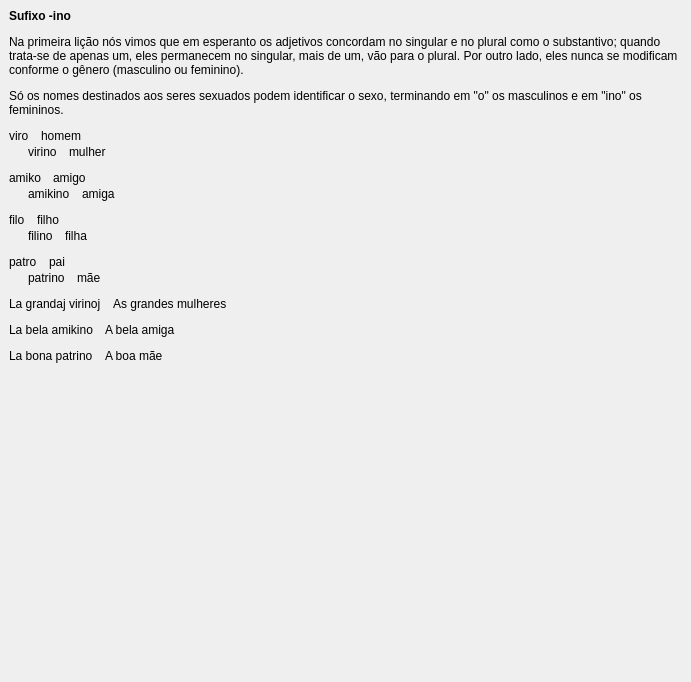
         <widget class="QWidget" name="scrollAreaWidgetContents">
          <property name="geometry">
           <rect>
            <x>0</x>
            <y>0</y>
            <width>691</width>
            <height>682</height>
           </rect>
          </property>
          <layout class="QVBoxLayout" name="verticalLayout_8">
           <property name="spacing">
            <number>12</number>
           </property>
           <property name="leftMargin">
            <number>9</number>
           </property>
           <property name="topMargin">
            <number>9</number>
           </property>
           <property name="rightMargin">
            <number>9</number>
           </property>
           <property name="bottomMargin">
            <number>9</number>
           </property>
           <item>
            <widget class="titolo" name="Lec02_Label131">
             <property name="sizePolicy">
              <sizepolicy hsizetype="Preferred" vsizetype="Maximum">
               <horstretch>0</horstretch>
               <verstretch>0</verstretch>
              </sizepolicy>
             </property>
             <property name="font">
              <font>
               <weight>75</weight>
               <bold>true</bold>
              </font>
             </property>
             <property name="text">
              <string>Sufixo -ino</string>
             </property>
             <property name="scaledContents">
              <bool>false</bool>
             </property>
             <property name="wordWrap">
              <bool>true</bool>
             </property>
            </widget>
           </item>
           <item>
            <widget class="QLabel" name="Lec02_Label132">
             <property name="sizePolicy">
              <sizepolicy hsizetype="Preferred" vsizetype="Minimum">
               <horstretch>0</horstretch>
               <verstretch>0</verstretch>
              </sizepolicy>
             </property>
             <property name="text">
              <string>Na primeira lição nós vimos que em esperanto os adjetivos concordam no singular e no plural como o substantivo; quando trata-se de apenas um, eles permanecem no singular, mais de um, vão para o plural. Por outro lado, eles nunca se modificam conforme o gênero (masculino ou feminino).</string>
             </property>
             <property name="scaledContents">
              <bool>false</bool>
             </property>
             <property name="wordWrap">
              <bool>true</bool>
             </property>
            </widget>
           </item>
           <item>
            <widget class="QLabel" name="Lec02_Label133">
             <property name="sizePolicy">
              <sizepolicy hsizetype="Preferred" vsizetype="Minimum">
               <horstretch>0</horstretch>
               <verstretch>0</verstretch>
              </sizepolicy>
             </property>
             <property name="text">
              <string>Só os nomes destinados aos seres sexuados podem identificar o sexo, terminando em &quot;o&quot; os masculinos e em &quot;ino&quot; os femininos.</string>
             </property>
             <property name="scaledContents">
              <bool>false</bool>
             </property>
             <property name="wordWrap">
              <bool>true</bool>
             </property>
            </widget>
           </item>
           <item>
            <layout class="QVBoxLayout" name="verticalLayout_49">
             <property name="spacing">
              <number>12</number>
             </property>
             <item>
              <layout class="QVBoxLayout" name="verticalLayout_45">
               <property name="spacing">
                <number>2</number>
               </property>
               <item>
                <layout class="QHBoxLayout" name="horizontalLayout_130">
                 <property name="spacing">
                  <number>12</number>
                 </property>
                 <item>
                  <widget class="klakbutono_nova" name="Lec02_Button254">
                   <property name="maximumSize">
                    <size>
                     <width>16777215</width>
                     <height>16777215</height>
                    </size>
                   </property>
                   <property name="text">
                    <string>viro</string>
                   </property>
                  </widget>
                 </item>
                 <item>
                  <widget class="QLabel" name="Lec02_Label11">
                   <property name="sizePolicy">
                    <sizepolicy hsizetype="Expanding" vsizetype="Preferred">
                     <horstretch>0</horstretch>
                     <verstretch>0</verstretch>
                    </sizepolicy>
                   </property>
                   <property name="text">
                    <string>homem</string>
                   </property>
                   <property name="scaledContents">
                    <bool>false</bool>
                   </property>
                   <property name="wordWrap">
                    <bool>true</bool>
                   </property>
                  </widget>
                 </item>
                </layout>
               </item>
               <item>
                <layout class="QHBoxLayout" name="horizontalLayout_131">
                 <property name="spacing">
                  <number>12</number>
                 </property>
                 <item>
                  <widget class="label_sago_reversa" name="label_22">
                   <property name="sizePolicy">
                    <sizepolicy hsizetype="Maximum" vsizetype="Preferred">
                     <horstretch>0</horstretch>
                     <verstretch>0</verstretch>
                    </sizepolicy>
                   </property>
                   <property name="maximumSize">
                    <size>
                     <width>16777215</width>
                     <height>16777215</height>
                    </size>
                   </property>
                   <property name="text">
                    <string/>
                   </property>
                   <property name="pixmap">
                    <pixmap resource="ikonoj.qrc">:/ikonoj/sago_revena.png</pixmap>
                   </property>
                   <property name="alignment">
                    <set>Qt::AlignRight|Qt::AlignTrailing|Qt::AlignVCenter</set>
                   </property>
                  </widget>
                 </item>
                 <item>
                  <widget class="klakbutono_nova" name="Lec02_Button2">
                   <property name="maximumSize">
                    <size>
                     <width>16777215</width>
                     <height>16777215</height>
                    </size>
                   </property>
                   <property name="text">
                    <string>virino</string>
                   </property>
                  </widget>
                 </item>
                 <item>
                  <widget class="QLabel" name="Lec02_Label134">
                   <property name="sizePolicy">
                    <sizepolicy hsizetype="Expanding" vsizetype="Preferred">
                     <horstretch>0</horstretch>
                     <verstretch>0</verstretch>
                    </sizepolicy>
                   </property>
                   <property name="text">
                    <string>mulher</string>
                   </property>
                   <property name="scaledContents">
                    <bool>false</bool>
                   </property>
                   <property name="wordWrap">
                    <bool>true</bool>
                   </property>
                  </widget>
                 </item>
                </layout>
               </item>
              </layout>
             </item>
             <item>
              <layout class="QVBoxLayout" name="verticalLayout_46">
               <property name="spacing">
                <number>2</number>
               </property>
               <item>
                <layout class="QHBoxLayout" name="horizontalLayout_132">
                 <property name="spacing">
                  <number>12</number>
                 </property>
                 <item>
                  <widget class="klakbutono_nova" name="Lec02_Button255">
                   <property name="maximumSize">
                    <size>
                     <width>16777215</width>
                     <height>16777215</height>
                    </size>
                   </property>
                   <property name="text">
                    <string>amiko</string>
                   </property>
                  </widget>
                 </item>
                 <item>
                  <widget class="QLabel" name="Lec02_Label12">
                   <property name="sizePolicy">
                    <sizepolicy hsizetype="Expanding" vsizetype="Preferred">
                     <horstretch>0</horstretch>
                     <verstretch>0</verstretch>
                    </sizepolicy>
                   </property>
                   <property name="text">
                    <string>amigo</string>
                   </property>
                   <property name="scaledContents">
                    <bool>false</bool>
                   </property>
                   <property name="wordWrap">
                    <bool>true</bool>
                   </property>
                  </widget>
                 </item>
                </layout>
               </item>
               <item>
                <layout class="QHBoxLayout" name="horizontalLayout_133">
                 <property name="spacing">
                  <number>12</number>
                 </property>
                 <item>
                  <widget class="label_sago_reversa" name="label_23">
                   <property name="sizePolicy">
                    <sizepolicy hsizetype="Maximum" vsizetype="Preferred">
                     <horstretch>0</horstretch>
                     <verstretch>0</verstretch>
                    </sizepolicy>
                   </property>
                   <property name="maximumSize">
                    <size>
                     <width>16777215</width>
                     <height>16777215</height>
                    </size>
                   </property>
                   <property name="text">
                    <string/>
                   </property>
                   <property name="pixmap">
                    <pixmap resource="ikonoj.qrc">:/ikonoj/sago_revena.png</pixmap>
                   </property>
                   <property name="alignment">
                    <set>Qt::AlignRight|Qt::AlignTrailing|Qt::AlignVCenter</set>
                   </property>
                  </widget>
                 </item>
                 <item>
                  <widget class="klakbutono_nova" name="Lec02_Button3">
                   <property name="maximumSize">
                    <size>
                     <width>16777215</width>
                     <height>16777215</height>
                    </size>
                   </property>
                   <property name="text">
                    <string>amikino</string>
                   </property>
                  </widget>
                 </item>
                 <item>
                  <widget class="QLabel" name="Lec02_Label135">
                   <property name="sizePolicy">
                    <sizepolicy hsizetype="Expanding" vsizetype="Preferred">
                     <horstretch>0</horstretch>
                     <verstretch>0</verstretch>
                    </sizepolicy>
                   </property>
                   <property name="text">
                    <string>amiga</string>
                   </property>
                   <property name="scaledContents">
                    <bool>false</bool>
                   </property>
                   <property name="wordWrap">
                    <bool>true</bool>
                   </property>
                  </widget>
                 </item>
                </layout>
               </item>
              </layout>
             </item>
             <item>
              <layout class="QVBoxLayout" name="verticalLayout_47">
               <property name="spacing">
                <number>2</number>
               </property>
               <item>
                <layout class="QHBoxLayout" name="horizontalLayout_134">
                 <property name="spacing">
                  <number>12</number>
                 </property>
                 <item>
                  <widget class="klakbutono_nova" name="Lec02_Button256">
                   <property name="maximumSize">
                    <size>
                     <width>16777215</width>
                     <height>16777215</height>
                    </size>
                   </property>
                   <property name="text">
                    <string>filo</string>
                   </property>
                  </widget>
                 </item>
                 <item>
                  <widget class="QLabel" name="Lec02_Label13">
                   <property name="sizePolicy">
                    <sizepolicy hsizetype="Expanding" vsizetype="Preferred">
                     <horstretch>0</horstretch>
                     <verstretch>0</verstretch>
                    </sizepolicy>
                   </property>
                   <property name="text">
                    <string>filho</string>
                   </property>
                   <property name="scaledContents">
                    <bool>false</bool>
                   </property>
                   <property name="wordWrap">
                    <bool>true</bool>
                   </property>
                  </widget>
                 </item>
                </layout>
               </item>
               <item>
                <layout class="QHBoxLayout" name="horizontalLayout_135">
                 <property name="spacing">
                  <number>12</number>
                 </property>
                 <item>
                  <widget class="label_sago_reversa" name="label_24">
                   <property name="sizePolicy">
                    <sizepolicy hsizetype="Maximum" vsizetype="Preferred">
                     <horstretch>0</horstretch>
                     <verstretch>0</verstretch>
                    </sizepolicy>
                   </property>
                   <property name="maximumSize">
                    <size>
                     <width>16777215</width>
                     <height>16777215</height>
                    </size>
                   </property>
                   <property name="text">
                    <string/>
                   </property>
                   <property name="pixmap">
                    <pixmap resource="ikonoj.qrc">:/ikonoj/sago_revena.png</pixmap>
                   </property>
                   <property name="alignment">
                    <set>Qt::AlignRight|Qt::AlignTrailing|Qt::AlignVCenter</set>
                   </property>
                  </widget>
                 </item>
                 <item>
                  <widget class="klakbutono_nova" name="Lec02_Button4">
                   <property name="maximumSize">
                    <size>
                     <width>16777215</width>
                     <height>16777215</height>
                    </size>
                   </property>
                   <property name="text">
                    <string>filino</string>
                   </property>
                  </widget>
                 </item>
                 <item>
                  <widget class="QLabel" name="Lec02_Label136">
                   <property name="sizePolicy">
                    <sizepolicy hsizetype="Expanding" vsizetype="Preferred">
                     <horstretch>0</horstretch>
                     <verstretch>0</verstretch>
                    </sizepolicy>
                   </property>
                   <property name="text">
                    <string>filha</string>
                   </property>
                   <property name="scaledContents">
                    <bool>false</bool>
                   </property>
                   <property name="wordWrap">
                    <bool>true</bool>
                   </property>
                  </widget>
                 </item>
                </layout>
               </item>
              </layout>
             </item>
             <item>
              <layout class="QVBoxLayout" name="verticalLayout_48">
               <property name="spacing">
                <number>2</number>
               </property>
               <item>
                <layout class="QHBoxLayout" name="horizontalLayout_136">
                 <property name="spacing">
                  <number>12</number>
                 </property>
                 <item>
                  <widget class="klakbutono_nova" name="Lec02_Button257">
                   <property name="maximumSize">
                    <size>
                     <width>16777215</width>
                     <height>16777215</height>
                    </size>
                   </property>
                   <property name="text">
                    <string>patro</string>
                   </property>
                  </widget>
                 </item>
                 <item>
                  <widget class="QLabel" name="Lec02_Label14">
                   <property name="sizePolicy">
                    <sizepolicy hsizetype="Expanding" vsizetype="Preferred">
                     <horstretch>0</horstretch>
                     <verstretch>0</verstretch>
                    </sizepolicy>
                   </property>
                   <property name="text">
                    <string>pai</string>
                   </property>
                   <property name="scaledContents">
                    <bool>false</bool>
                   </property>
                   <property name="wordWrap">
                    <bool>true</bool>
                   </property>
                  </widget>
                 </item>
                </layout>
               </item>
               <item>
                <layout class="QHBoxLayout" name="horizontalLayout_137">
                 <property name="spacing">
                  <number>12</number>
                 </property>
                 <item>
                  <widget class="label_sago_reversa" name="label_25">
                   <property name="sizePolicy">
                    <sizepolicy hsizetype="Maximum" vsizetype="Preferred">
                     <horstretch>0</horstretch>
                     <verstretch>0</verstretch>
                    </sizepolicy>
                   </property>
                   <property name="maximumSize">
                    <size>
                     <width>16777215</width>
                     <height>16777215</height>
                    </size>
                   </property>
                   <property name="text">
                    <string/>
                   </property>
                   <property name="pixmap">
                    <pixmap resource="ikonoj.qrc">:/ikonoj/sago_revena.png</pixmap>
                   </property>
                   <property name="alignment">
                    <set>Qt::AlignRight|Qt::AlignTrailing|Qt::AlignVCenter</set>
                   </property>
                  </widget>
                 </item>
                 <item>
                  <widget class="klakbutono_nova" name="Lec02_Button5">
                   <property name="maximumSize">
                    <size>
                     <width>16777215</width>
                     <height>16777215</height>
                    </size>
                   </property>
                   <property name="text">
                    <string>patrino</string>
                   </property>
                  </widget>
                 </item>
                 <item>
                  <widget class="QLabel" name="Lec02_Label137">
                   <property name="sizePolicy">
                    <sizepolicy hsizetype="Expanding" vsizetype="Preferred">
                     <horstretch>0</horstretch>
                     <verstretch>0</verstretch>
                    </sizepolicy>
                   </property>
                   <property name="text">
                    <string>mãe</string>
                   </property>
                   <property name="scaledContents">
                    <bool>false</bool>
                   </property>
                   <property name="wordWrap">
                    <bool>true</bool>
                   </property>
                  </widget>
                 </item>
                </layout>
               </item>
              </layout>
             </item>
            </layout>
           </item>
           <item>
            <layout class="QVBoxLayout" name="verticalLayout_44">
             <property name="spacing">
              <number>12</number>
             </property>
             <item>
              <layout class="QHBoxLayout" name="horizontalLayout_127">
               <property name="spacing">
                <number>12</number>
               </property>
               <item>
                <widget class="klakbutono_nova" name="Lec02_Button258">
                 <property name="maximumSize">
                  <size>
                   <width>16777215</width>
                   <height>16777215</height>
                  </size>
                 </property>
                 <property name="text">
                  <string>La grandaj virinoj</string>
                 </property>
                </widget>
               </item>
               <item>
                <widget class="QLabel" name="Lec02_Label138">
                 <property name="sizePolicy">
                  <sizepolicy hsizetype="Expanding" vsizetype="Preferred">
                   <horstretch>0</horstretch>
                   <verstretch>0</verstretch>
                  </sizepolicy>
                 </property>
                 <property name="text">
                  <string>As grandes mulheres</string>
                 </property>
                 <property name="scaledContents">
                  <bool>false</bool>
                 </property>
                 <property name="wordWrap">
                  <bool>true</bool>
                 </property>
                </widget>
               </item>
              </layout>
             </item>
             <item>
              <layout class="QHBoxLayout" name="horizontalLayout_128">
               <property name="spacing">
                <number>12</number>
               </property>
               <item>
                <widget class="klakbutono_nova" name="Lec02_Button1">
                 <property name="maximumSize">
                  <size>
                   <width>16777215</width>
                   <height>16777215</height>
                  </size>
                 </property>
                 <property name="text">
                  <string>La bela amikino</string>
                 </property>
                </widget>
               </item>
               <item>
                <widget class="QLabel" name="Lec02_Label1">
                 <property name="sizePolicy">
                  <sizepolicy hsizetype="Expanding" vsizetype="Preferred">
                   <horstretch>0</horstretch>
                   <verstretch>0</verstretch>
                  </sizepolicy>
                 </property>
                 <property name="text">
                  <string>A bela amiga</string>
                 </property>
                 <property name="scaledContents">
                  <bool>false</bool>
                 </property>
                 <property name="wordWrap">
                  <bool>true</bool>
                 </property>
                </widget>
               </item>
              </layout>
             </item>
             <item>
              <layout class="QHBoxLayout" name="horizontalLayout_129">
               <property name="spacing">
                <number>12</number>
               </property>
               <item>
                <widget class="klakbutono_nova" name="Lec02_Button11">
                 <property name="maximumSize">
                  <size>
                   <width>16777215</width>
                   <height>16777215</height>
                  </size>
                 </property>
                 <property name="text">
                  <string>La bona patrino</string>
                 </property>
                </widget>
               </item>
               <item>
                <widget class="QLabel" name="Lec02_Label16">
                 <property name="sizePolicy">
                  <sizepolicy hsizetype="Expanding" vsizetype="Preferred">
                   <horstretch>0</horstretch>
                   <verstretch>0</verstretch>
                  </sizepolicy>
                 </property>
                 <property name="text">
                  <string>A boa mãe</string>
                 </property>
                 <property name="scaledContents">
                  <bool>false</bool>
                 </property>
                 <property name="wordWrap">
                  <bool>true</bool>
                 </property>
                </widget>
               </item>
              </layout>
             </item>
            </layout>
           </item>
           <item>
            <spacer name="verticalSpacer_2">
             <property name="orientation">
              <enum>Qt::Vertical</enum>
             </property>
             <property name="sizeHint" stdset="0">
              <size>
               <width>20</width>
               <height>40</height>
              </size>
             </property>
            </spacer>
           </item>
          </layout>
         </widget>
